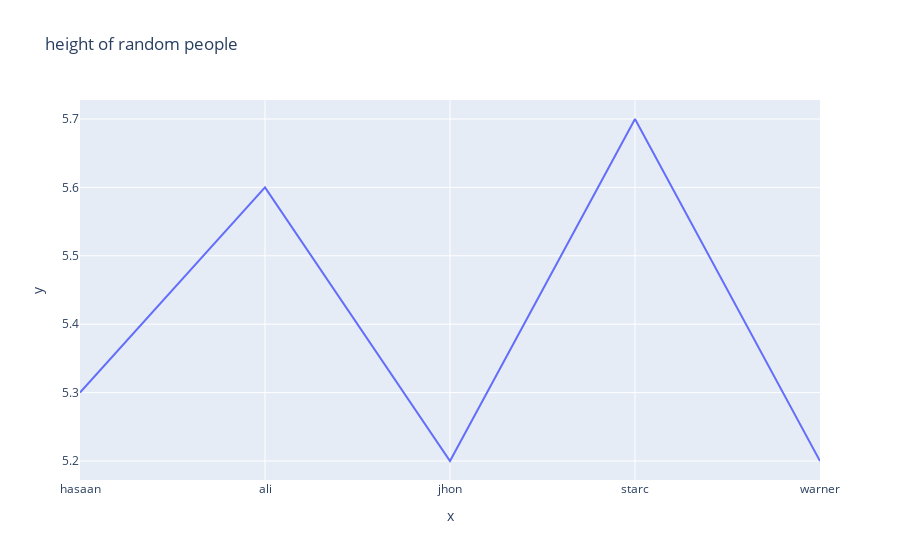

Notebook source saved alongside this figure:
### Code cell
# Height of any 5 people 

names = ['hasaan' , 'ali' , 'jhon' , 'starc' , 'warner']
height = [5.3 , 5.6 , 5.2 , 5.7 , 5.2]

fig = px.line(x = names , y = height , title = 'height of random people')

# show the plot
fig.show()


# Saving of the plot 
fig.write_image('height.png')
fig.write_html('height.html')

### Figure 1 — Plotly figure (JSON) as saved in the notebook; plotly's stock layout.template omitted (floating-point values rounded to 4 significant figures)
{"data": [{"hovertemplate": "x=%{x}<br>y=%{y}<extra></extra>", "legendgroup": "", "line": {"color": "#636efa", "dash": "solid"}, "marker": {"symbol": "circle"}, "mode": "lines", "name": "", "orientation": "v", "showlegend": false, "type": "scatter", "x": ["hasaan", "ali", "jhon", "starc", "warner"], "xaxis": "x", "y": [5.3, 5.6, 5.2, 5.7, 5.2], "yaxis": "y"}], "layout": {"legend": {"tracegroupgap": 0}, "title": {"text": "height of random people"}, "xaxis": {"anchor": "y", "domain": [0, 1], "title": {"text": "x"}}, "yaxis": {"anchor": "x", "domain": [0, 1], "title": {"text": "y"}}}}
